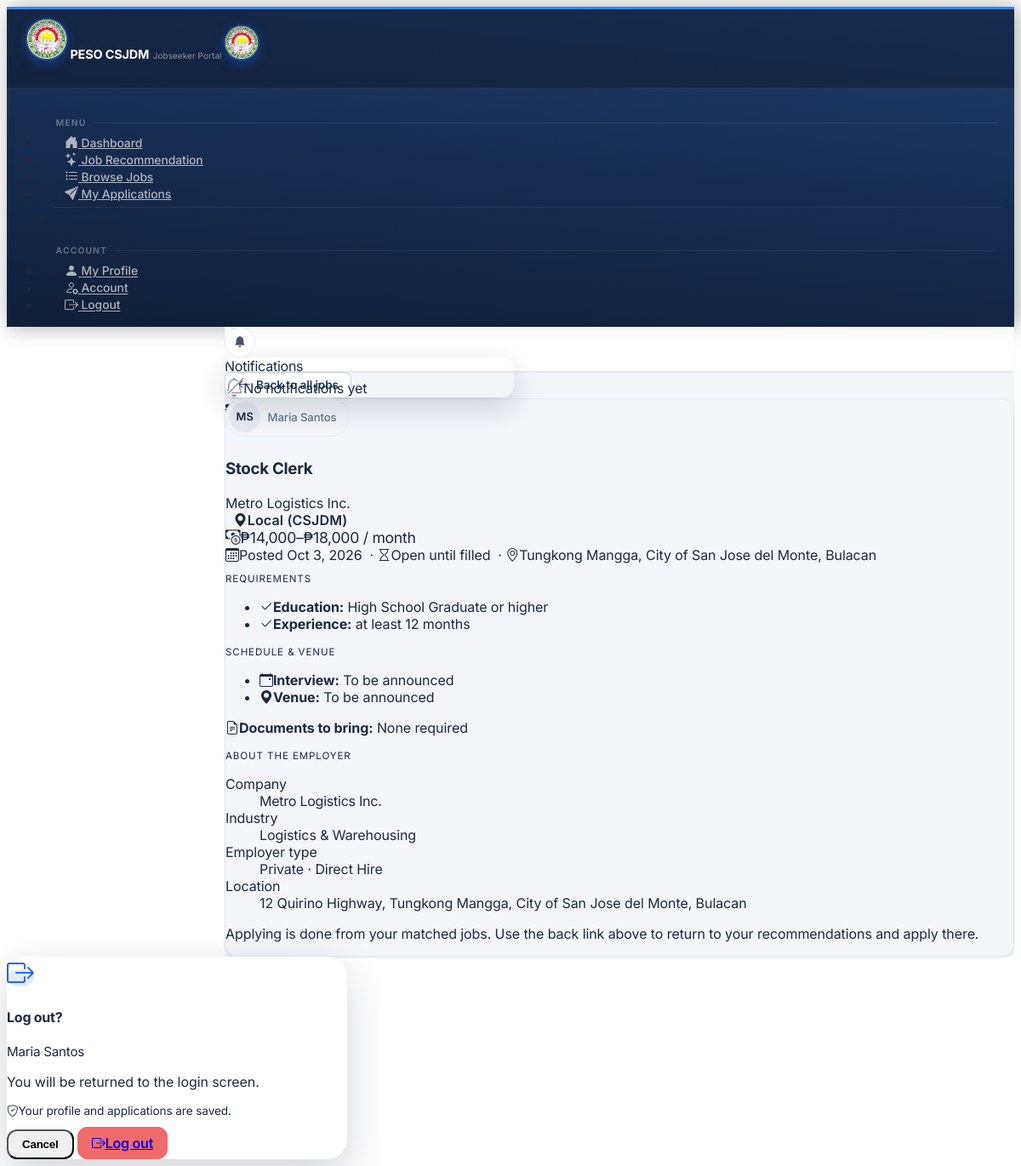
Page /jobs/17 (signed in) on the earlier database version.
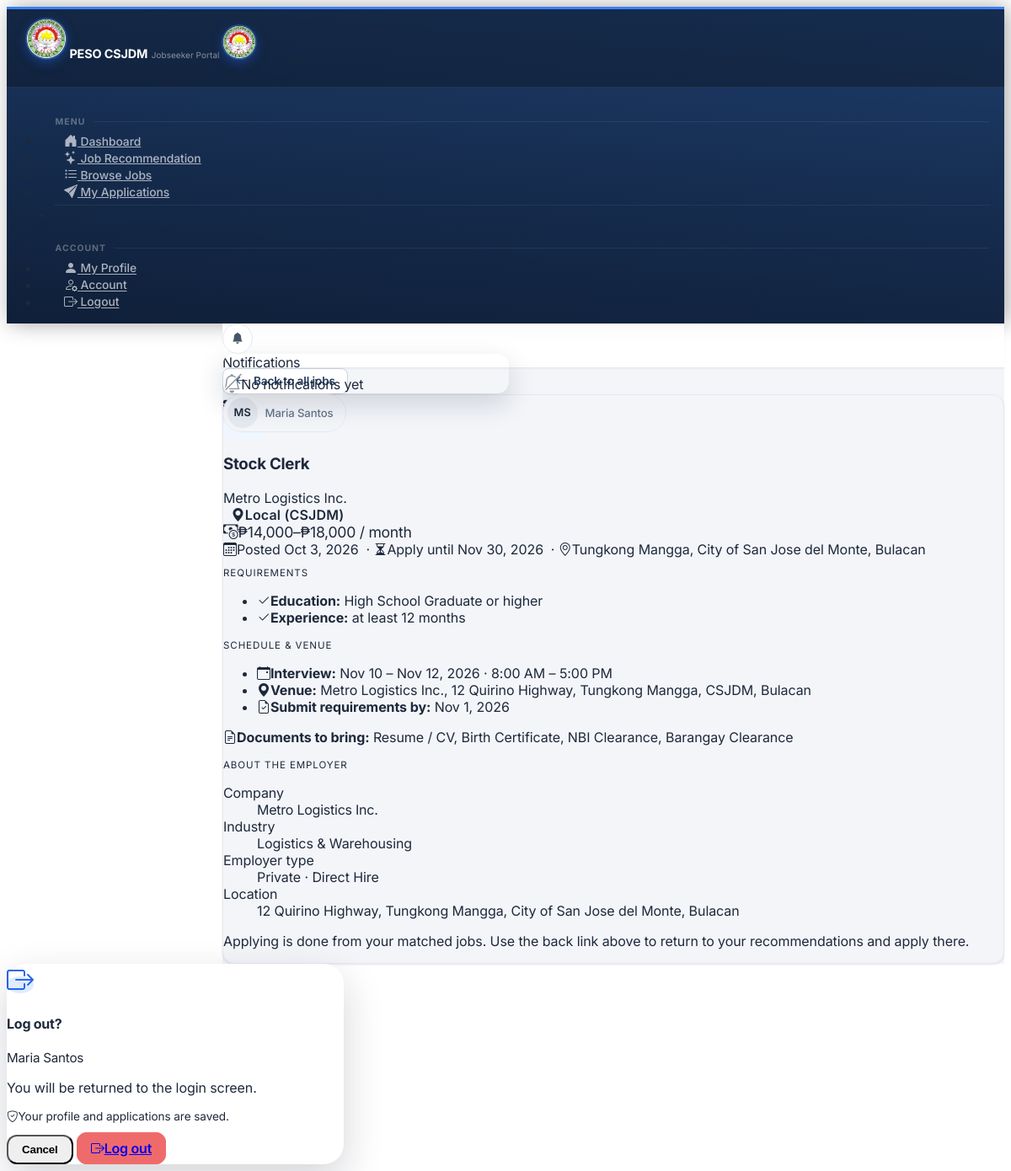
Same page on the later database version.
### tables this page shows
CREATE TABLE job_vacancies (
            vacancy_id                   INTEGER  PRIMARY KEY AUTOINCREMENT,
            employer_name        TEXT     NOT NULL,
            job_title            TEXT     NOT NULL,
            occupational_category TEXT    NOT NULL,
            is_local             INTEGER  DEFAULT 1,
            is_active            INTEGER  DEFAULT 1,
            created_at           DATETIME DEFAULT CURRENT_TIMESTAMP
        , employer_id INTEGER REFERENCES users(user_id), application_deadline DATE, req_gender TEXT DEFAULT 'Any', req_age_min INTEGER, req_age_max INTEGER, req_education TEXT, req_documents TEXT, req_experience_months INTEGER, salary_min INTEGER, salary_max INTEGER, salary_period TEXT, job_location TEXT, req_skills TEXT, requirements_deadline DATE, interview_date DATE, interview_time TEXT, interview_date_end DATE, interview_time_end TEXT, location_type TEXT, venue_address TEXT, max_applicants INTEGER);

### app.py (the view)
@app.route('/jobs/<int:vid>')
def public_job_detail(vid):
    db = get_db()
    v = db.execute(f'''
        SELECT jv.*, {EXPIRED_SQL} AS expired,
               e.company_name AS e_company, e.line_of_business,
               e.employer_sector, e.employer_type,
               e.address_line, e.barangay, e.city, e.province
        FROM job_vacancies jv
        LEFT JOIN employers e ON e.user_id = jv.employer_id
        WHERE jv.vacancy_id=?
    ''', (vid,)).fetchone()
    if not v or not v['is_active']:
        flash('That job is no longer available.', 'danger')
        return redirect(url_for('public_jobs'))
    is_jobseeker = session.get('role') == ROLE_JOBSEEKER
    applied, profile_ok, app_status, reject_reason = False, True, '', ''
    if is_jobseeker:
        ap = _get_my_applicant()
        if ap:
            profile_ok = bool(ap['educ_level'] and ap['preferred_position'] and ap['skills'])
            row = db.execute(
                "SELECT status, reject_reason FROM referrals WHERE applicant_id=? AND vacancy_id=? AND status!='cancelled'",
                (ap['applicant_id'], vid)).fetchone()
            applied = bool(row)
            app_status = row['status'] if row else ''
            reject_reason = (row['reject_reason'] if row else '') or ''
    src = request.args.get('src', '')
    if is_jobseeker and src == 'rec':
        back_url, back_label = url_for('jobseeker_recommendations', generate=1), 'Back to recommendations'
    elif is_jobseeker and src == 'apps':
        back_url, back_label = url_for('jobseeker_referrals'), 'Back to my applications'
    elif is_jobseeker and src == 'jobs':
        back_url, back_label = url_for('jobseeker_jobs'), 'Back to jobs'
    else:
        back_url, back_label = url_for('public_jobs'), 'Back to all jobs'
    layout = 'base_jobseeker.html' if is_jobseeker else 'base_public.html'
    return render_template('public/job_detail.html', v=v, is_jobseeker=is_jobseeker, layout=layout,
                           logged_in=('user_id' in session), applied=applied, profile_ok=profile_ok,
                           app_status=app_status, reject_reason=reject_reason,
                           back_url=back_url, back_label=back_label)

### app.py (called while the page is built)
def get_db():
    if 'db' not in g:
        g.db = sqlite3.connect(DATABASE)
        g.db.row_factory = sqlite3.Row
        g.db.execute('PRAGMA foreign_keys = ON')
    return g.db

def edu_req_text(level):
    return f'{level} or higher' if level in EDUC_RANK else (level or '')

def _g(v, key):
    try:
        return v[key]
    except (KeyError, IndexError, TypeError):
        return None

def loc_type(v):
    t = _g(v, 'location_type')
    if t in LOCATION_TYPES_V:
        return t
    return 'local' if _g(v, 'is_local') else 'ph'

def loc_info(v):
    return {'type': loc_type(v), **LOCATION_TYPES_V[loc_type(v)]}

def salary_text(v):
    lo, hi, per = _g(v, 'salary_min'), _g(v, 'salary_max'), _g(v, 'salary_period')
    if not lo and not hi:
        return ''
    unit = {'Daily': 'day', 'Weekly': 'week',
            'Semi-monthly': 'half-month', 'Monthly': 'month'}.get(per, 'month')
    fmt = lambda n: '₱{:,}'.format(int(n))
    if lo and hi:
        amt = f'{fmt(lo)}–{fmt(hi)}'
    elif lo:
        amt = f'{fmt(lo)}+'
    else:
        amt = f'up to {fmt(hi)}'
    return f'{amt} / {unit}'

### templates/public/job_detail.html (shortened to what the changed rows need)
{% extends layout|default('base_public.html') %}
{% block content %}
<div class="container py-5" style="max-width:1100px;">
  <div class="card shadow-sm border-0 mt-4" style="border-radius:14px;">
    <div class="card-body p-4 p-md-5">
      <div class="d-flex align-items-start gap-3 mb-3">
        <div class="d-flex align-items-center justify-content-center flex-shrink-0"
             style="width:52px;height:52px;border-radius:10px;background:#eff6ff;">
        </div>
        <div>
          <h3 class="fw-bold mb-1">{{ v.job_title }}</h3>
          <div class="text-muted">{{ v.e_company or v.employer_name }}</div>
          <div class="mt-2">
            {% set li = loc_info(v) %}<span class="badge {{ li.css }}"><i class="bi bi-geo-alt-fill me-1"></i>{{ li.label }}</span>
          </div>
        </div>
      </div>
      {% if salary_text(v) %}
      <div class="fw-bold text-success mb-2" style="font-size:1.1rem;"><i class="bi bi-cash-coin me-1"></i>{{ salary_text(v) }}</div>
      {% endif %}
      <div class="small text-muted mb-4">
        <i class="bi bi-calendar3 me-1"></i>Posted {{ v.created_at|friendly_date }}
        {% if v.application_deadline %}&nbsp;·&nbsp;<i class="bi bi-hourglass-split me-1"></i>Apply until {{ v.application_deadline|friendly_date }}
        {% else %}&nbsp;·&nbsp;<i class="bi bi-hourglass me-1"></i>Open until filled{% endif %}
        {% set _loc = vacancy_location(v) %}{% if _loc %}&nbsp;·&nbsp;<i class="bi bi-geo-alt me-1"></i>{{ _loc }}{% endif %}
      </div>
      <p class="fw-semibold text-muted mb-2" style="font-size:.72rem;letter-spacing:.08em;text-transform:uppercase;">Requirements</p>
      {% set has_req = v.req_gender in ('Male','Female') or v.req_age_min or v.req_age_max or v.req_education or v.req_experience_months %}
      {% if has_req %}
      <ul class="list-unstyled small mb-2">
        {% if v.req_education %}<li class="mb-1"><i class="bi bi-check2 text-success me-2"></i><strong>Education:</strong> {{ edu_req_text(v.req_education) }}</li>{% endif %}
        {% if v.req_experience_months %}<li class="mb-1"><i class="bi bi-check2 text-success me-2"></i><strong>Experience:</strong> at least {{ v.req_experience_months }} months</li>
        {% else %}<li class="mb-1"><i class="bi bi-check2 text-success me-2"></i><strong>Experience:</strong> No experience needed, fresh graduates welcome</li>{% endif %}
      </ul>
      {% else %}
      <p class="small text-muted mb-1"><i class="bi bi-check2 text-success me-2"></i><strong>Experience:</strong> No experience needed, fresh graduates welcome</p>
      <p class="small text-muted">No other specific requirements listed.</p>
      {% endif %}
      <p class="fw-semibold text-muted mb-2 mt-3" style="font-size:.72rem;letter-spacing:.08em;text-transform:uppercase;">Schedule &amp; Venue</p>
      <ul class="list-unstyled small mb-3">
        <li class="mb-1"><i class="bi bi-calendar-event text-primary me-2"></i><strong>Interview:</strong>
          {% if v.interview_date %}{{ interview_text(v) }}{% else %}<span class="text-muted">To be announced</span>{% endif %}</li>
        <li class="mb-1"><i class="bi bi-geo-alt-fill text-primary me-2"></i><strong>Venue:</strong>
          {% if v.venue_address %}{{ v.venue_address }}{% else %}<span class="text-muted">To be announced</span>{% endif %}</li>
        {% if v.requirements_deadline %}<li class="mb-1"><i class="bi bi-file-earmark-check text-primary me-2"></i><strong>Submit requirements by:</strong> {{ v.requirements_deadline|friendly_date }}</li>{% endif %}
      </ul>
      {% if v.req_documents %}
      <p class="small mb-4"><i class="bi bi-file-earmark-text me-1 text-muted"></i><strong>Documents to bring:</strong> {{ v.req_documents }}</p>
      {% else %}
      <p class="small mb-4"><i class="bi bi-file-earmark-text me-1 text-muted"></i><strong>Documents to bring:</strong> <span class="text-muted">None required</span></p>
      {% endif %}
      <p class="fw-semibold text-muted mb-2" style="font-size:.72rem;letter-spacing:.08em;text-transform:uppercase;">About the Employer</p>
      <dl class="row small mb-0">
        <dt class="col-sm-3 text-muted">Company</dt><dd class="col-sm-9 fw-semibold">{{ v.e_company or v.employer_name }}</dd>
        {% if v.line_of_business %}<dt class="col-sm-3 text-muted">Industry</dt><dd class="col-sm-9">{{ v.line_of_business }}</dd>{% endif %}
        {% if v.employer_sector %}<dt class="col-sm-3 text-muted">Employer type</dt><dd class="col-sm-9">{{ v.employer_sector }}{% if v.employer_type %} · {{ v.employer_type }}{% endif %}</dd>{% endif %}
        {% if v.address_line or v.city %}<dt class="col-sm-3 text-muted">Location</dt><dd class="col-sm-9">{{ [v.address_line, v.barangay, v.city, v.province]|select|join(', ') }}</dd>{% endif %}
      </dl>
      <div class="mt-4 pt-3 border-top">
        {% if app_status == 'rejected' %}
        <button type="button" class="btn btn-light border text-danger-emphasis fw-semibold" disabled aria-disabled="true"
                style="background:#fef2f2;border-color:#fecaca !important;cursor:not-allowed;">
          <i class="bi bi-x-circle-fill me-1"></i>Not Selected
        </button>
        {% if reject_reason %}<div class="small text-muted mt-2">Reason: {{ reject_reason }}</div>{% endif %}
        {% elif applied %}
        <span class="badge bg-success-subtle text-success-emphasis mb-2"><i class="bi bi-check-circle-fill me-1"></i>You've applied to this job</span>
        {% elif v.expired %}
        <button class="btn btn-secondary" disabled>Applications closed</button>
        {% elif is_jobseeker %}
        <p class="small text-muted mb-0">Applying is done from your matched jobs. Use the back link above to return to your recommendations and apply there.</p>
        {% elif logged_in %}
        <p class="small text-muted mb-0">Log in as a jobseeker to view your matched jobs.</p>
        {% else %}
        <a href="{{ url_for('register', role='jobseeker') }}" class="btn btn-primary fw-semibold">
          <i class="bi bi-person-plus me-1"></i>Register to Apply
        </a>
        <a href="{{ url_for('login') }}" class="btn btn-outline-secondary ms-1">Sign in</a>
        {% endif %}
      </div>
    </div>
  </div>
</div>
{% endblock %}

Differences in the rows shown:
changed job_vacancies "Stock Clerk": application_deadline empty → "2026-11-30" (drawn); application_deadline|friendly_date (not shown) → "Nov 30, 2026"; venue_address (not shown) → "Metro Logistics Inc., 12 Quirino Highway, Tungkong Mangga, CSJDM, Bulacan"; requirements_deadline empty → "2026-11-01" (drawn); requirements_deadline|friendly_date (not shown) → "Nov 1, 2026"; req_documents (not shown) → "Resume / CV, Birth Certificate, NBI Clearance, Barangay Clearance"
Other differences:
{{ interview_text(v) }}: (not shown) → "Nov 10 – Nov 12, 2026 · 8:00 AM – 5:00 PM"
text no longer shown: "Open until filled To be announced To be announced None required"
text now shown: "Apply until Submit requirements by:"
